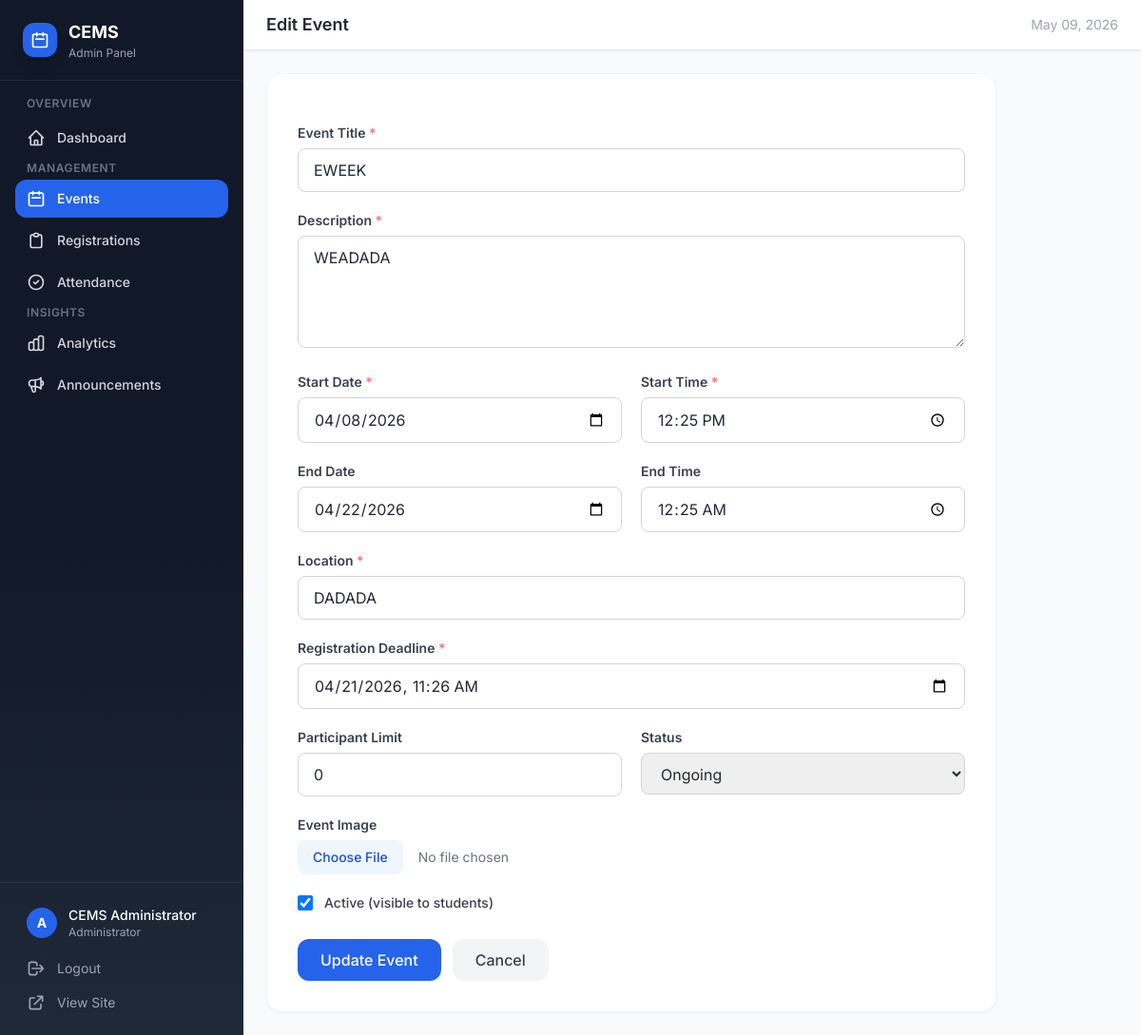
Screenshot of /admin-panel/events/8/edit/ (signed in) with the database file from the repository.
### events/models.py (models this page shows, shortened)
class Event(models.Model):
    STATUS_CHOICES = [
        ('upcoming', 'Upcoming'),
        ('ongoing', 'Ongoing'),
        ('closed', 'Closed'),
    ]
    title = models.CharField(max_length=200)
    description = models.TextField()
    date = models.DateField()
    time = models.TimeField()
    end_date = models.DateField(null=True, blank=True)
    end_time = models.TimeField(null=True, blank=True)
    location = models.CharField(max_length=200)
    image = models.ImageField(upload_to='events/', null=True, blank=True)
    registration_deadline = models.DateTimeField()
    participant_limit = models.PositiveIntegerField(default=0, help_text="0 = unlimited")
    status = models.CharField(max_length=10, choices=STATUS_CHOICES, default='upcoming')
    is_active = models.BooleanField(default=True)
    created_at = models.DateTimeField(auto_now_add=True)
    updated_at = models.DateTimeField(auto_now=True)
    class Meta:
        ordering = ['-date', '-time']

### dashboard/views.py (the view, shortened to what this page needs)
# urls.py: path('events/<int:pk>/edit/', views.event_edit, name='event_edit'),
@login_required
def event_edit(request, pk):
    event = get_object_or_404(Event, pk=pk)
    return render(request, 'dashboard/event_form.html', {'event': event})

### templates/dashboard/event_form.html (shortened to what this page needs)
{% extends "dashboard/base_admin.html" %}
{% block page_title %}{% if event %}Edit{% else %}Create{% endif %} Event{% endblock %}
{% block content %}
<div class="max-w-3xl fade-in">
    <div class="bg-white rounded-2xl shadow-sm border border-gray-100 p-6 md:p-8">
        <form method="POST" enctype="multipart/form-data" class="space-y-5">
            <div>
                <label class="block text-sm font-semibold text-gray-700 mb-1.5">Event Title <span class="text-red-400">*</span></label>
                <input type="text" name="title" value="{{ event.title|default:'' }}" required
                       class="w-full px-4 py-2.5 border border-gray-300 rounded-lg focus:ring-2 focus:ring-blue-500 focus:border-blue-500 transition" placeholder="Enter event title">
            </div>
            <div>
                <label class="block text-sm font-semibold text-gray-700 mb-1.5">Description <span class="text-red-400">*</span></label>
                <textarea name="description" rows="4" required
                          class="w-full px-4 py-2.5 border border-gray-300 rounded-lg focus:ring-2 focus:ring-blue-500 focus:border-blue-500 transition" placeholder="Describe the event...">{{ event.description|default:'' }}</textarea>
            </div>
            <div class="grid sm:grid-cols-2 gap-5">
                <div>
                    <label class="block text-sm font-semibold text-gray-700 mb-1.5">Start Date <span class="text-red-400">*</span></label>
                    <input type="date" name="date" value="{{ event.date|date:'Y-m-d'|default:'' }}" required
                           class="w-full px-4 py-2.5 border border-gray-300 rounded-lg focus:ring-2 focus:ring-blue-500 focus:border-blue-500 transition">
                </div>
                <div>
                    <label class="block text-sm font-semibold text-gray-700 mb-1.5">Start Time <span class="text-red-400">*</span></label>
                    <input type="time" name="time" value="{{ event.time|time:'H:i'|default:'' }}" required
                           class="w-full px-4 py-2.5 border border-gray-300 rounded-lg focus:ring-2 focus:ring-blue-500 focus:border-blue-500 transition">
                </div>
            </div>
            <div class="grid sm:grid-cols-2 gap-5">
                <div>
                    <label class="block text-sm font-semibold text-gray-700 mb-1.5">End Date</label>
                    <input type="date" name="end_date" value="{{ event.end_date|date:'Y-m-d'|default:'' }}"
                           class="w-full px-4 py-2.5 border border-gray-300 rounded-lg focus:ring-2 focus:ring-blue-500 focus:border-blue-500 transition">
                </div>
                <div>
                    <label class="block text-sm font-semibold text-gray-700 mb-1.5">End Time</label>
                    <input type="time" name="end_time" value="{{ event.end_time|time:'H:i'|default:'' }}"
                           class="w-full px-4 py-2.5 border border-gray-300 rounded-lg focus:ring-2 focus:ring-blue-500 focus:border-blue-500 transition">
                </div>
            </div>
            <div>
                <label class="block text-sm font-semibold text-gray-700 mb-1.5">Location <span class="text-red-400">*</span></label>
                <input type="text" name="location" value="{{ event.location|default:'' }}" required
                       class="w-full px-4 py-2.5 border border-gray-300 rounded-lg focus:ring-2 focus:ring-blue-500 focus:border-blue-500 transition" placeholder="e.g. Main Auditorium">
            </div>
            <div>
                <label class="block text-sm font-semibold text-gray-700 mb-1.5">Registration Deadline <span class="text-red-400">*</span></label>
                <input type="datetime-local" name="registration_deadline"
                       value="{% if event.registration_deadline %}{{ event.registration_deadline|date:'Y-m-d\TH:i' }}{% endif %}" required
                       class="w-full px-4 py-2.5 border border-gray-300 rounded-lg focus:ring-2 focus:ring-blue-500 focus:border-blue-500 transition">
            </div>
            <div class="grid sm:grid-cols-2 gap-5">
                <div>
                    <label class="block text-sm font-semibold text-gray-700 mb-1.5">Participant Limit</label>
                    <input type="number" name="participant_limit" value="{{ event.participant_limit|default:'0' }}" min="0"
                           class="w-full px-4 py-2.5 border border-gray-300 rounded-lg focus:ring-2 focus:ring-blue-500 focus:border-blue-500 transition" placeholder="0 = unlimited">
                </div>
                <div>
                    <label class="block text-sm font-semibold text-gray-700 mb-1.5">Status</label>
                    <select name="status"
                            class="w-full px-4 py-2.5 border border-gray-300 rounded-lg focus:ring-2 focus:ring-blue-500 focus:border-blue-500 transition">
                        <option value="ongoing" {% if event.status == 'ongoing' %}selected{% endif %}>Ongoing</option>
                    </select>
                </div>
            </div>
            <div>
                <label class="block text-sm font-semibold text-gray-700 mb-1.5">Event Image</label>
                <input type="file" name="image" accept="image/*"
                       class="w-full text-sm text-gray-500 file:mr-4 file:py-2 file:px-4 file:rounded-lg file:border-0 file:text-sm file:font-medium file:bg-blue-50 file:text-blue-700 hover:file:bg-blue-100 transition">
            </div>
            <div class="flex items-center gap-3">
                <input type="checkbox" name="is_active" id="is_active" {% if event.is_active or not event %}checked{% endif %}
                       class="w-4 h-4 text-blue-600 border-gray-300 rounded focus:ring-blue-500">
                <label for="is_active" class="text-sm font-medium text-gray-700">Active (visible to students)</label>
            </div>
            <div class="flex gap-3 pt-2">
                <button type="submit" class="px-6 py-2.5 bg-blue-600 text-white rounded-xl hover:bg-blue-700 font-medium transition shadow-sm">
                    {% if event %}Update Event{% else %}Create Event{% endif %}
                </button>
                <a href="{% url 'dashboard:manage_events' %}" class="px-6 py-2.5 bg-gray-100 text-gray-700 rounded-xl hover:bg-gray-200 font-medium transition">Cancel</a>
            </div>
        </form>
    </div>
</div>
{% endblock %}

### templates/dashboard/base_admin.html (shortened to what this page needs)
<!DOCTYPE html>
<html lang="en">
<head>
    <script src="https://cdn.tailwindcss.com"></script>
</head>
<body class="bg-gray-50 text-gray-800" x-data="{ sidebarOpen: false }">
    <div class="flex min-h-screen">
        <aside :class="sidebarOpen ? 'translate-x-0' : '-translate-x-full'"
               class="fixed lg:static lg:translate-x-0 z-50 w-64 min-h-screen bg-gradient-to-b from-gray-900 via-gray-900 to-gray-800 text-white transition-transform duration-300 ease-in-out flex flex-col">
            <div class="px-6 py-5 border-b border-gray-700/50">
                <a href="{% url 'dashboard:index' %}" class="flex items-center gap-3">
                    <div class="w-9 h-9 bg-blue-600 rounded-xl flex items-center justify-center shadow-lg">
                        <svg class="w-5 h-5 text-white" fill="none" stroke="currentColor" viewBox="0 0 24 24"><path stroke-linecap="round" stroke-linejoin="round" stroke-width="2" d="M8 7V3m8 4V3m-9 8h10M5 21h14a2 2 0 002-2V7a2 2 0 00-2-2H5a2 2 0 00-2 2v12a2 2 0 002 2z"/></svg>
                    </div>
                    <div>
                        <span class="text-lg font-bold">CEMS</span>
                        <span class="block text-xs text-gray-400">Admin Panel</span>
                    </div>
                </a>
            </div>
            <nav class="flex-1 px-4 py-4 space-y-1 overflow-y-auto">
                <p class="text-xs font-semibold uppercase tracking-wider text-gray-500 px-3 mb-2">Overview</p>
                <a href="{% url 'dashboard:index' %}" class="flex items-center gap-3 px-3 py-2.5 rounded-xl text-sm font-medium transition
                    {% if request.resolver_match.url_name == 'index' %}bg-blue-600 text-white{% else %}text-gray-300 hover:bg-gray-800 hover:text-white{% endif %}">
                    <svg class="w-5 h-5" fill="none" stroke="currentColor" viewBox="0 0 24 24"><path stroke-linecap="round" stroke-linejoin="round" stroke-width="2" d="M3 12l2-2m0 0l7-7 7 7M5 10v10a1 1 0 001 1h3m10-11l2 2m-2-2v10a1 1 0 01-1 1h-3m-6 0a1 1 0 001-1v-4a1 1 0 011-1h2a1 1 0 011 1v4a1 1 0 001 1m-6 0h6"/></svg>
                    Dashboard
                </a>
                <p class="text-xs font-semibold uppercase tracking-wider text-gray-500 px-3 mt-5 mb-2">Management</p>
                <a href="{% url 'dashboard:manage_events' %}" class="flex items-center gap-3 px-3 py-2.5 rounded-xl text-sm font-medium transition
                    {% if 'event' in request.resolver_match.url_name and request.resolver_match.url_name != 'index' %}bg-blue-600 text-white{% else %}text-gray-300 hover:bg-gray-800 hover:text-white{% endif %}">
                    <svg class="w-5 h-5" fill="none" stroke="currentColor" viewBox="0 0 24 24"><path stroke-linecap="round" stroke-linejoin="round" stroke-width="2" d="M8 7V3m8 4V3m-9 8h10M5 21h14a2 2 0 002-2V7a2 2 0 00-2-2H5a2 2 0 00-2 2v12a2 2 0 002 2z"/></svg>
                    Events
                </a>
                <a href="{% url 'dashboard:registrations' %}" class="flex items-center gap-3 px-3 py-2.5 rounded-xl text-sm font-medium transition
                    {% if request.resolver_match.url_name == 'registrations' %}bg-blue-600 text-white{% else %}text-gray-300 hover:bg-gray-800 hover:text-white{% endif %}">
                    <svg class="w-5 h-5" fill="none" stroke="currentColor" viewBox="0 0 24 24"><path stroke-linecap="round" stroke-linejoin="round" stroke-width="2" d="M9 5H7a2 2 0 00-2 2v12a2 2 0 002 2h10a2 2 0 002-2V7a2 2 0 00-2-2h-2M9 5a2 2 0 002 2h2a2 2 0 002-2M9 5a2 2 0 012-2h2a2 2 0 012 2"/></svg>
                    Registrations
                </a>
                <a href="{% url 'dashboard:attendance' %}" class="flex items-center gap-3 px-3 py-2.5 rounded-xl text-sm font-medium transition
                    {% if request.resolver_match.url_name == 'attendance' %}bg-blue-600 text-white{% else %}text-gray-300 hover:bg-gray-800 hover:text-white{% endif %}">
                    <svg class="w-5 h-5" fill="none" stroke="currentColor" viewBox="0 0 24 24"><path stroke-linecap="round" stroke-linejoin="round" stroke-width="2" d="M9 12l2 2 4-4m6 2a9 9 0 11-18 0 9 9 0 0118 0z"/></svg>
                    Attendance
                </a>
                <p class="text-xs font-semibold uppercase tracking-wider text-gray-500 px-3 mt-5 mb-2">Insights</p>
                <a href="{% url 'dashboard:analytics' %}" class="flex items-center gap-3 px-3 py-2.5 rounded-xl text-sm font-medium transition
                    {% if request.resolver_match.url_name == 'analytics' %}bg-blue-600 text-white{% else %}text-gray-300 hover:bg-gray-800 hover:text-white{% endif %}">
                    Analytics
                </a>
                <a href="{% url 'dashboard:announcements' %}" class="flex items-center gap-3 px-3 py-2.5 rounded-xl text-sm font-medium transition
                    {% if request.resolver_match.url_name == 'announcements' %}bg-blue-600 text-white{% else %}text-gray-300 hover:bg-gray-800 hover:text-white{% endif %}">
                    Announcements
                </a>
            </nav>
            <div class="px-4 py-4 border-t border-gray-700/50">
                <div class="flex items-center gap-3 px-3 py-2">
                    <div class="w-8 h-8 bg-blue-600 rounded-full flex items-center justify-center text-sm font-bold">
                        {{ request.user.username|first|upper }}
                    </div>
                    <div class="flex-1 min-w-0">
                        <p class="text-sm font-medium truncate">{{ request.user.get_full_name|default:request.user.username }}</p>
                        <p class="text-xs text-gray-400">Administrator</p>
                    </div>
                </div>
                <a href="{% url 'accounts:logout' %}" class="flex items-center gap-3 px-3 py-2 mt-1 rounded-xl text-sm text-gray-400 hover:text-red-400 hover:bg-gray-800 transition">
                    <svg class="w-5 h-5" fill="none" stroke="currentColor" viewBox="0 0 24 24"><path stroke-linecap="round" stroke-linejoin="round" stroke-width="2" d="M17 16l4-4m0 0l-4-4m4 4H7m6 4v1a3 3 0 01-3 3H6a3 3 0 01-3-3V7a3 3 0 013-3h4a3 3 0 013 3v1"/></svg>
                    Logout
                </a>
                <a href="{% url 'events:home' %}" class="flex items-center gap-3 px-3 py-2 rounded-xl text-sm text-gray-400 hover:text-blue-400 hover:bg-gray-800 transition">
                    <svg class="w-5 h-5" fill="none" stroke="currentColor" viewBox="0 0 24 24"><path stroke-linecap="round" stroke-linejoin="round" stroke-width="2" d="M10 6H6a2 2 0 00-2 2v10a2 2 0 002 2h10a2 2 0 002-2v-4M14 4h6m0 0v6m0-6L10 14"/></svg>
                    View Site
                </a>
            </div>
        </aside>
        <div class="flex-1 flex flex-col min-w-0">
            <header class="bg-white border-b border-gray-200 px-4 sm:px-6 py-3 flex items-center justify-between sticky top-0 z-30 shadow-sm">
                <div class="flex items-center gap-3">
                    <h1 class="text-lg font-semibold text-gray-800">{% block page_title %}Dashboard{% endblock %}</h1>
                </div>
                <div class="text-sm text-gray-400">
                    {% now "F d, Y" %}
                </div>
            </header>
            <main class="flex-1 p-4 sm:p-6 overflow-y-auto">
                {% block content %}{% endblock %}
            </main>
        </div>
    </div>
</body>
</html>

### templates/dashboard/base_admin.html (style rules this page uses)
body { font-family: 'Inter', system-ui, sans-serif; }
.fade-in { animation: fadeIn 0.4s ease-out; }

### rows the page displays
Event: title "EWEEK", description "WEADADA", date "04/08/2026", time "12:25", end_date "04/22/2026", end_time "00:25", location "DADADA", registration_deadline "04/21/2026 11:26", participant_limit "0", status "Ongoing", is_active "☑"

### other values shown
{{ request.user.username|first|upper }} "A"
{{ request.user.get_full_name|default:request.user.username }} "CEMS Administrator"
